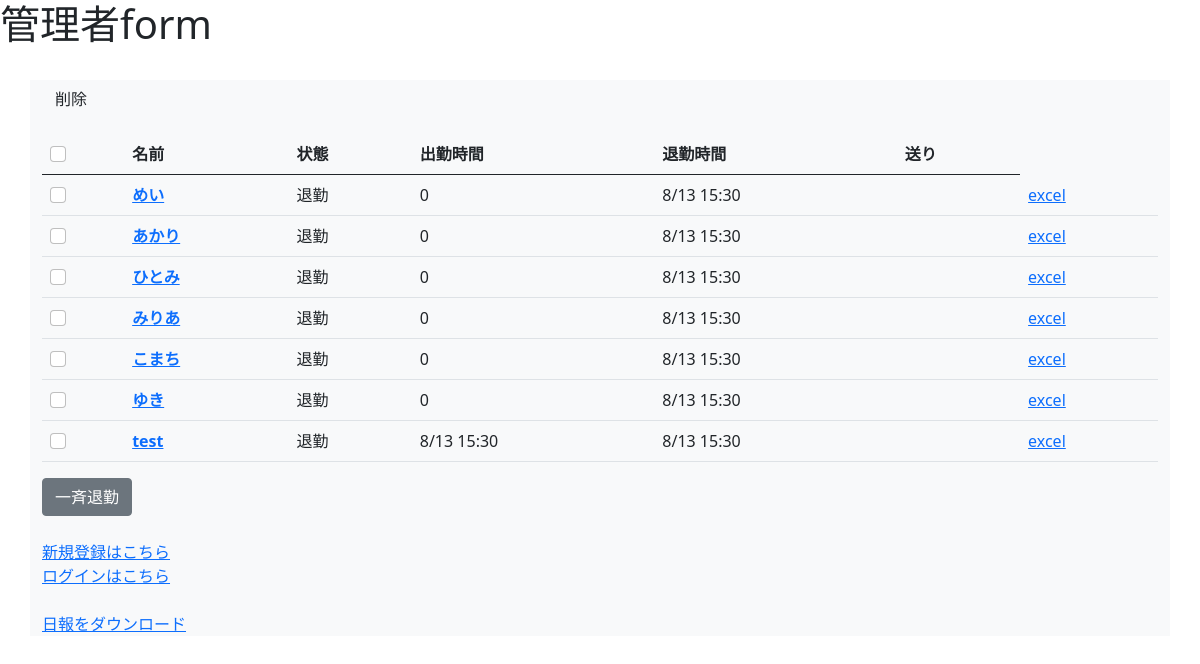
/adminform, run on the app's committed database.
### attendance/models.py (models this page shows, shortened)
class Account(models.Model):
    user = models.OneToOneField(User, on_delete=models.CASCADE)
    is_working = models.BooleanField(default=False)
    start_time = models.DateTimeField(verbose_name="開始時間")
    end_time = models.DateTimeField(verbose_name="終了時間")
    start_overtime = models.CharField(max_length=20, null=True)
    end_overtime = models.CharField(max_length=20, null=True)
    earnings = models.IntegerField(default=0)
    is_sending = models.BooleanField(default=False)
    staff_drink = models.IntegerField(default=0)
    staff_bottle = models.IntegerField(default=0)
    debt = models.IntegerField(default=0)
    back = models.IntegerField(default=0)

### attendance/views.py (the view, shortened to what this page needs)
# urls.py: path("adminform", views.AdminFrom.as_view(), name="AdminForm"),
class AdminFrom(ListView):
    model = Account
    template_name = "attendance/admin_form.html"
    def get(self, request):
        return super().get(request)

### templates/attendance/admin_form.html (shortened to what this page needs)
{% extends "attendance/DB5_base.html" %}
{% block body %}
<header><h1>管理者form</h1></header>
<br>
<div class="container bg-light"><form action="{% url 'AdminForm' %}" method="post">
  <input type="submit" class=btn btn-primary value="削除">
    <table class="table caption-top">
        <caption></caption>
        <thead>
          <tr>
            <th>
              <label><input class="form-check-input" type="checkbox" id="all"></label>
            </th>
            <th scope="col">名前</th>
            <th scope="col">状態</th>
            <th scope="col">出勤時間</th>
            <th scope="col">退勤時間</th>
            <th scope="col">送り</th>
          </tr>
        </thead>
        <tbody>
        {% for account in object_list %}
            <tr><div>
            {% if not account.user.username == "admin" %}
                <th scope="row">
                  <label><input class="form-check-input" type="checkbox" name="chk" value="{{account.pk}}"></label>
                  </th>
                <th scope="row">
                <a href="{% url 'Edit' pk=account.pk %}">{{account.user}}
                </a>
                </th>
                {% if account.is_working %}<td>出勤</td>
                {% else %}<td>退勤</td>{% endif %}
                <td>{{account.start_overtime}}</td>
                <td>{{account.end_overtime}}</td>
                <td>
                </td>
                <td>
                    <a href="{% url 'PopExcel' pk=account.pk %}" target="_blank" rel="noreferrer noopener">excel</a>
                </td>
            {% endif %}
            </div>
            </tr>
        {% endfor %}
        </tbody>
      </table>
      <button type="submit" class="btn btn-secondary me-md-2" name="all_leave">一斉退勤</button><br><br>
      <a href="{% url 'Register' %}">新規登録はこちら</a><br>
      <a href="{% url 'Login' %}">ログインはこちら</a><br><br>
      <a href="{% url 'Daily' %}">日報をダウンロード</a>
 </form></div>
{% endblock body %}

### data on the page
Account: user "めい", is_working "退勤", start_overtime "0", end_overtime "8/13 15:30"
Account: user "あかり", is_working "退勤", start_overtime "0", end_overtime "8/13 15:30"
Account: user "ひとみ", is_working "退勤", start_overtime "0", end_overtime "8/13 15:30"
Account: user "みりあ", is_working "退勤", start_overtime "0", end_overtime "8/13 15:30"
Account: user "こまち", is_working "退勤", start_overtime "0", end_overtime "8/13 15:30"
Account: user "ゆき", is_working "退勤", start_overtime "0", end_overtime "8/13 15:30"
Account: user "test", is_working "退勤", start_overtime "8/13 15:30", end_overtime "8/13 15:30"
